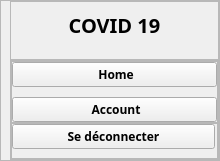
     <widget class="QWidget" name="leftMenu" native="true">
      <property name="sizePolicy">
       <sizepolicy hsizetype="Preferred" vsizetype="Expanding">
        <horstretch>0</horstretch>
        <verstretch>0</verstretch>
       </sizepolicy>
      </property>
      <property name="minimumSize">
       <size>
        <width>220</width>
        <height>0</height>
       </size>
      </property>
      <property name="maximumSize">
       <size>
        <width>220</width>
        <height>16777215</height>
       </size>
      </property>
      <layout class="QVBoxLayout" name="verticalLayout_6">
       <property name="spacing">
        <number>6</number>
       </property>
       <property name="leftMargin">
        <number>0</number>
       </property>
       <property name="topMargin">
        <number>0</number>
       </property>
       <property name="rightMargin">
        <number>0</number>
       </property>
       <property name="bottomMargin">
        <number>0</number>
       </property>
       <item>
        <widget class="QFrame" name="leftMenuFrame">
         <property name="sizePolicy">
          <sizepolicy hsizetype="Preferred" vsizetype="Expanding">
           <horstretch>0</horstretch>
           <verstretch>0</verstretch>
          </sizepolicy>
         </property>
         <property name="frameShape">
          <enum>QFrame::StyledPanel</enum>
         </property>
         <property name="frameShadow">
          <enum>QFrame::Raised</enum>
         </property>
         <layout class="QVBoxLayout" name="verticalLayout_7">
          <property name="spacing">
           <number>0</number>
          </property>
          <property name="leftMargin">
           <number>9</number>
          </property>
          <property name="topMargin">
           <number>0</number>
          </property>
          <property name="rightMargin">
           <number>0</number>
          </property>
          <property name="bottomMargin">
           <number>0</number>
          </property>
          <item>
           <widget class="QFrame" name="frame_2">
            <property name="frameShape">
             <enum>QFrame::StyledPanel</enum>
            </property>
            <property name="frameShadow">
             <enum>QFrame::Raised</enum>
            </property>
            <layout class="QHBoxLayout" name="horizontalLayout_8">
             <property name="bottomMargin">
              <number>20</number>
             </property>
             <item>
              <widget class="QLabel" name="logoLbl">
               <property name="font">
                <font>
                 <family>Noto Sans</family>
                 <pointsize>15</pointsize>
                 <weight>75</weight>
                 <bold>true</bold>
                </font>
               </property>
               <property name="text">
                <string>COVID 19</string>
               </property>
               <property name="alignment">
                <set>Qt::AlignCenter</set>
               </property>
              </widget>
             </item>
            </layout>
           </widget>
          </item>
          <item>
           <widget class="QFrame" name="frame_3">
            <property name="sizePolicy">
             <sizepolicy hsizetype="Preferred" vsizetype="Expanding">
              <horstretch>0</horstretch>
              <verstretch>0</verstretch>
             </sizepolicy>
            </property>
            <property name="frameShape">
             <enum>QFrame::StyledPanel</enum>
            </property>
            <property name="frameShadow">
             <enum>QFrame::Raised</enum>
            </property>
            <layout class="QVBoxLayout" name="verticalLayout_9">
             <property name="spacing">
              <number>0</number>
             </property>
             <property name="leftMargin">
              <number>0</number>
             </property>
             <property name="topMargin">
              <number>0</number>
             </property>
             <property name="rightMargin">
              <number>0</number>
             </property>
             <property name="bottomMargin">
              <number>0</number>
             </property>
             <item alignment="Qt::AlignTop">
              <widget class="QFrame" name="leftBtnFrame">
               <property name="sizePolicy">
                <sizepolicy hsizetype="Preferred" vsizetype="Expanding">
                 <horstretch>0</horstretch>
                 <verstretch>0</verstretch>
                </sizepolicy>
               </property>
               <property name="frameShape">
                <enum>QFrame::StyledPanel</enum>
               </property>
               <property name="frameShadow">
                <enum>QFrame::Raised</enum>
               </property>
               <layout class="QVBoxLayout" name="verticalLayout_8">
                <property name="spacing">
                 <number>10</number>
                </property>
                <property name="leftMargin">
                 <number>0</number>
                </property>
                <property name="topMargin">
                 <number>0</number>
                </property>
                <property name="rightMargin">
                 <number>0</number>
                </property>
                <property name="bottomMargin">
                 <number>0</number>
                </property>
                <item>
                 <widget class="QPushButton" name="homeBtn">
                  <property name="font">
                   <font>
                    <family>Noto Sans</family>
                    <weight>75</weight>
                    <bold>true</bold>
                   </font>
                  </property>
                  <property name="cursor">
                   <cursorShape>PointingHandCursor</cursorShape>
                  </property>
                  <property name="text">
                   <string> Home</string>
                  </property>
                  <property name="icon">
                   <iconset resource="../resource.qrc">
                    <normaloff>:/icons/icons/others/home-removebg-preview.png</normaloff>:/icons/icons/others/home-removebg-preview.png</iconset>
                  </property>
                  <property name="iconSize">
                   <size>
                    <width>50</width>
                    <height>50</height>
                   </size>
                  </property>
                 </widget>
                </item>
                <item>
                 <widget class="QPushButton" name="accountLeftBtn">
                  <property name="font">
                   <font>
                    <family>Noto Sans</family>
                    <weight>75</weight>
                    <bold>true</bold>
                   </font>
                  </property>
                  <property name="cursor">
                   <cursorShape>PointingHandCursor</cursorShape>
                  </property>
                  <property name="text">
                   <string> Account</string>
                  </property>
                  <property name="icon">
                   <iconset resource="../resource.qrc">
                    <normaloff>:/icons/icons/others/user_edit-removebg-preview.png</normaloff>:/icons/icons/others/user_edit-removebg-preview.png</iconset>
                  </property>
                  <property name="iconSize">
                   <size>
                    <width>50</width>
                    <height>50</height>
                   </size>
                  </property>
                 </widget>
                </item>
               </layout>
              </widget>
             </item>
             <item alignment="Qt::AlignBottom">
              <widget class="QFrame" name="logoutFrame">
               <property name="frameShape">
                <enum>QFrame::StyledPanel</enum>
               </property>
               <property name="frameShadow">
                <enum>QFrame::Raised</enum>
               </property>
               <layout class="QVBoxLayout" name="verticalLayout_10">
                <property name="spacing">
                 <number>10</number>
                </property>
                <property name="leftMargin">
                 <number>0</number>
                </property>
                <property name="topMargin">
                 <number>0</number>
                </property>
                <property name="rightMargin">
                 <number>2</number>
                </property>
                <property name="bottomMargin">
                 <number>9</number>
                </property>
                <item>
                 <widget class="QPushButton" name="logoutBtn">
                  <property name="font">
                   <font>
                    <family>Noto Sans</family>
                    <weight>75</weight>
                    <bold>true</bold>
                   </font>
                  </property>
                  <property name="cursor">
                   <cursorShape>PointingHandCursor</cursorShape>
                  </property>
                  <property name="text">
                   <string>Se déconnecter</string>
                  </property>
                  <property name="icon">
                   <iconset resource="../resource.qrc">
                    <normaloff>:/icons/icons/others/exit-removebg-preview.png</normaloff>:/icons/icons/others/exit-removebg-preview.png</iconset>
                  </property>
                  <property name="iconSize">
                   <size>
                    <width>50</width>
                    <height>50</height>
                   </size>
                  </property>
                  <property name="checkable">
                   <bool>false</bool>
                  </property>
                  <property name="checked">
                   <bool>false</bool>
                  </property>
                 </widget>
                </item>
               </layout>
              </widget>
             </item>
            </layout>
           </widget>
          </item>
         </layout>
        </widget>
       </item>
      </layout>
     </widget>
